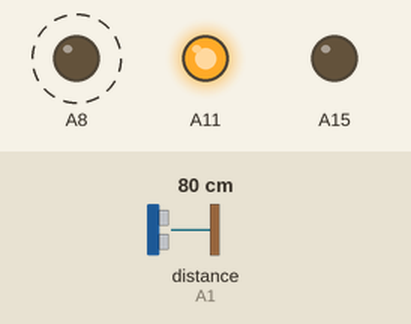
A sketch run on a simulated Arduino Mega 2560, built with avr-gcc and run on an emulated ATmega2560. Parts: output pins drawn as LEDs (lit = HIGH). Dashed ring = blinking. The inputs (shaded band) are chosen by the test bench; at power-on: distance to the obstacle (sensor on A1) 80 cm. The echo pulse lasts 58.3 µs per cm.

Above: at 0.9 s.
1.3 s: distance to the obstacle (sensor on A1) set to 28 cm
4.3 s: distance to the obstacle (sensor on A1) set to 22 cm
At 4.7 s:
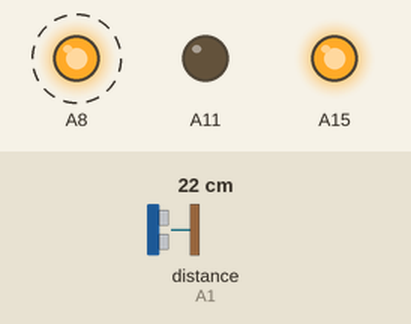
7.3 s: distance to the obstacle (sensor on A1) set to 35 cm
At 7.5 s:
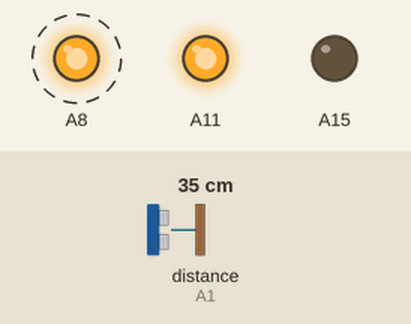
10.3 s: distance to the obstacle (sensor on A1) set to 2 cm
At 10.5 s:
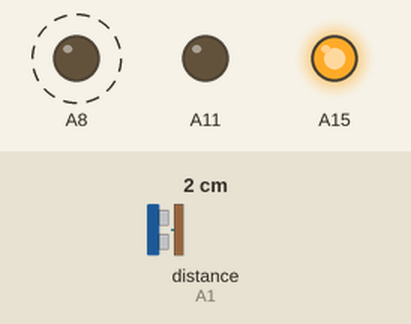
Timing chart, 0 to 14.3 s (numbered marks = the images above; inputs shaded):
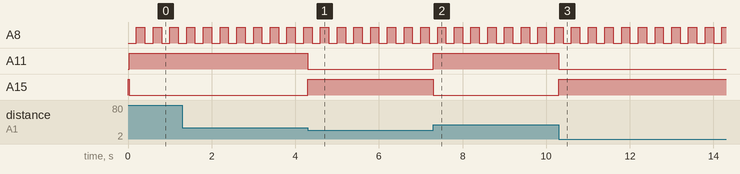

The sketch:

TrainLightSimulation.ino
```cpp
#include <NewPing.h>

namespace Pins
{
const byte red = A15;
const byte green = A11;
const byte yellow = A8;
const byte echo = A1;
const byte trig = A0;
}

namespace Timing
{
  const byte yellowDuration = 200;
  const byte pingDuration = 20;
  unsigned long lastYellow = yellowDuration;
  unsigned long lastPing = pingDuration;
}

NewPing pingSense(Pins::trig, Pins::echo, 400);
unsigned int distance = 0;

void setup()
{
  DDRK = 0x89;
  DDRF = 0x01;
  /*Utilizing writing to the port, here's the pinMode() equivalent
    using namespace Pins
    pinMode(yellow, OUTPUT);
    pinMode(green, OUTPUT);
    pinMode(red, OUTPUT);
    pinMode(echo, INPUT);
    pinMode(trig, OUTPUT);*/
}

void loop()
{
  static bool ledState = 0;

  using namespace Timing;
  if(millis() > lastYellow)
  {
    ledState = !ledState;
    digitalWrite(Pins::yellow, ledState);
    lastYellow += yellowDuration;
  }
  if(millis() > lastPing)
  {
    pingSense.ping_timer(pingCheck);
    lastPing += pingDuration;
  }
  if(distance >= 25)
  {
    digitalWrite(Pins::green, HIGH);
    digitalWrite(Pins::red, LOW);
  }
  else
  {
    digitalWrite(Pins::green, LOW);
    digitalWrite(Pins::red, HIGH);
  }
}

void pingCheck()
{
  if(pingSense.check_timer())
  {
    distance = pingSense.ping_result / US_ROUNDTRIP_CM;
  }
}
```

Measured:
- the behaviour switches between 25 and 24 cm on distance to the obstacle (sensor on A1) (found by bisection; images 0 and 1)
- after the input at 4.3 s, A11: HIGH → LOW at once; A15: LOW → HIGH at once
- after the input at 7.3 s, A11: LOW → HIGH at once; A15: HIGH → LOW at once
- after the input at 10.3 s, A11: HIGH → LOW at once; A15: LOW → HIGH at once
- by itself, A8: alternates HIGH for 0.20 s and LOW for 0.20 s
